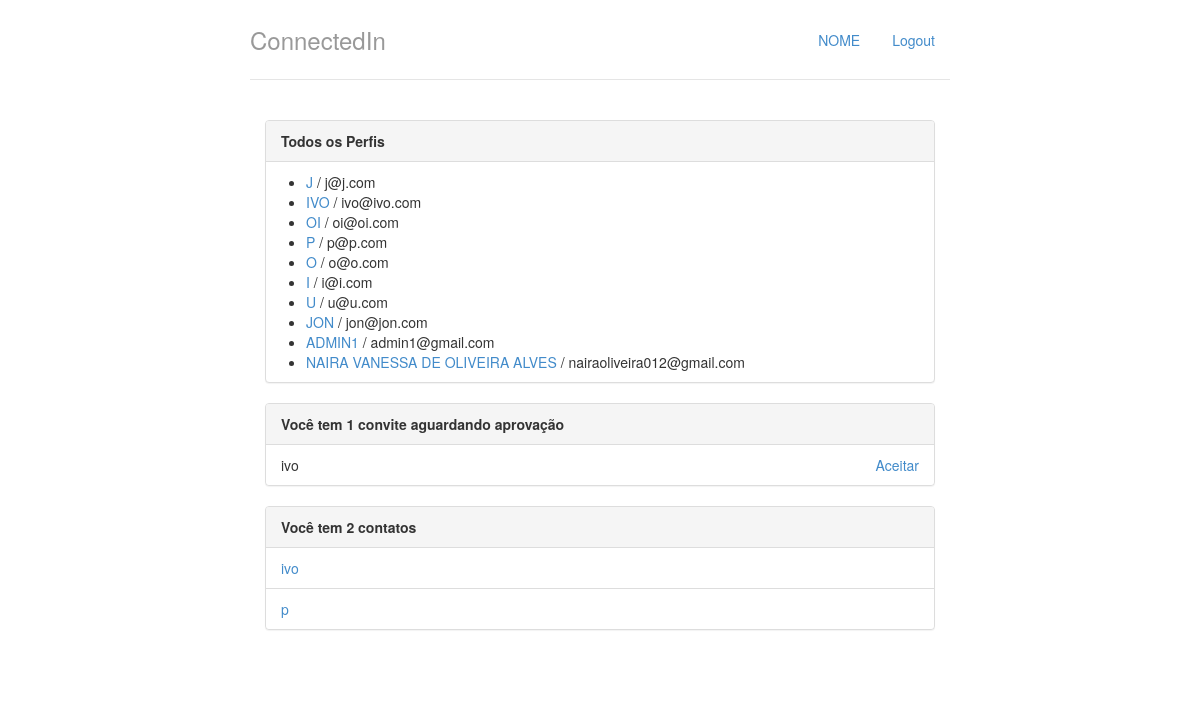
Screenshot of / (signed in) with the database file from the repository.
### perfis/models.py (models this page shows, shortened)
class Perfil(models.Model):
	usuario = models.OneToOneField(User, related_name = 'perfil', on_delete=models.CASCADE)
	nome = models.CharField(max_length = 255, null = False)
	telefone = models.CharField(max_length = 15, null = False)
	nome_empresa = models.CharField(max_length = 255, null = True)
	contatos = models.ManyToManyField('self')
	@property
	def email(self):
		return self.usuario.email

class Convite(models.Model):
	solicitante = models.ForeignKey(Perfil,
					 related_name = 'convites_feitos')
	convidado = models.ForeignKey(Perfil,
		             related_name = 'convites_recebidos')

### perfis/views.py (the view)
# urls.py: url(r'^$', views.index, name = 'index'),
@login_required
def index(request):
	perfis = Perfil.objects.all()
	return render(request,'index.html',{'perfis' : perfis , 'perfil_logado' : get_perfil_logado(request)})

### perfis/views.py (called while the page is built)
@login_required
def get_perfil_logado(resquest):
	return resquest.user.perfil

### perfis/templates/index.html
{% extends "base.html" %}
{% block body %}
	<div class="col-lg-12">
		<div class="panel panel-default">
			<div class="panel-heading">
				<strong>Todos os Perfis</strong>
			</div>
			{% if perfis %}
				<ul style="margin-top:10px">
					{% for perfil in perfis %}
						<li>
							<a href="{% url 'exibir' perfil.id %}">{{perfil.nome|upper}}</a> / {{perfil.email}}
						</li>
					{% endfor %}
				</ul>
			{% else %}
				<p>Nenhum perfil encontrato.</p>
			{% endif%}
		</div>
		<div class="panel panel-default">
			{% with total_de_convites=perfil_logado.convites_recebidos.count %}
				{% if total_de_convites %}
					<div class="panel-heading">
						<strong>Você tem {{total_de_convites}} convite{{total_de_convites | pluralize}} aguardando aprovação</strong>
					</div>
					<ul class="list-group">
						{% for convite in perfil_logado.convites_recebidos.all %}
							<li class="list-group-item">
						 		{{convite.solicitante.nome}}
						 		<a href="{% url 'aceitar' convite.id %}" class="pull-right">Aceitar</a>
					 		</li>
						{% endfor %}
					</ul>
				{% else %}
					<div class="panel-body">
						<p>Nenhum convite recebido :(</p>
					</div>
				{% endif %}
			{% endwith %}
		</div>
		<div class="panel panel-default">
			{% with total_de_contatos=perfil_logado.contatos.count %}
				{% if total_de_contatos %}
					<div class="panel-heading">
						<strong>Você tem {{total_de_contatos}} contato{{total_de_contatos | pluralize}}</strong>
					</div>
					<ul class="list-group">
						{% for contato in perfil_logado.contatos.all %}
							<li class="list-group-item">
								<a href="{% url 'exibir' contato.id %}">{{contato.nome}}</a>
					 		</li>
						{% endfor %}
					</ul>
				{% else %}
					<div class="panel-body">
						<p>Nenhum contato adicionado :(</p>
					</div>
				{% endif %}
			{% endwith %}
		</div>
	</div>
{% endblock %}

### perfis/templates/base.html (shortened to what this page needs)
{% load staticfiles %}
<!doctype html>
<html lang = "pt-br">
	<head>
		<link rel="stylesheet"
			 href="{% static 'styles/bootstrap.css' %}">
		<link rel="stylesheet"
			 href="{% static 'styles/main.css' %}">
	</head>
	<body>
		<div class="container">
			<div class = "header">
				<ul class = "nav nav-pills pull-right">
					<li><a href = "{% url 'index' %}">NOME</a></li>
					<li><a href = "/logout/">Logout</a></li>
				</ul>
				<h3 class = "text-muted">ConnectedIn</h3>
			</div>
			<div class="row content">
				{% block body%}
				{% endblock %}
			</div>
		</div>
	</body>
</html>

### perfis/static/styles/main.css (style rules this page uses)
body { padding-top: 20px; padding-bottom: 20px; }
.header, .content, .footer { padding-left: 15px; padding-right: 15px; }
.header { border-bottom: 1px solid #e5e5e5; }
.header h3 { margin-top: 0; margin-bottom: 0; line-height: 40px; padding-bottom: 19px; }
@media (min-width: 768px) { .container { max-width: 730px; } }
.content { margin: 40px 0; }
@media screen and (min-width: 768px) { .header, .content, .footer { padding-left: 0; padding-right: 0; } }
@media screen and (min-width: 768px) { .header { margin-bottom: 30px; } }

### rows the page displays
Perfil: nome "J", email "j@j.com"
Perfil: nome "IVO", email "ivo@ivo.com", nome "ivo"
Perfil: nome "OI", email "oi@oi.com"
Perfil: nome "P", email "p@p.com", nome "p"
Perfil: nome "O", email "o@o.com"
Perfil: nome "I", email "i@i.com"
Perfil: nome "U", email "u@u.com"
Perfil: nome "JON", email "jon@jon.com"
Perfil: nome "ADMIN1", email "admin1@gmail.com"
Perfil: nome "NAIRA VANESSA DE OLIVEIRA ALVES", email "nairaoliveira012@gmail.com"
Convite: solicitante.nome "ivo"

### other values shown
{{ total_de_convites }} "1"
{{ total_de_contatos }} "2"
{{ total_de_contatos | pluralize }} "s"
